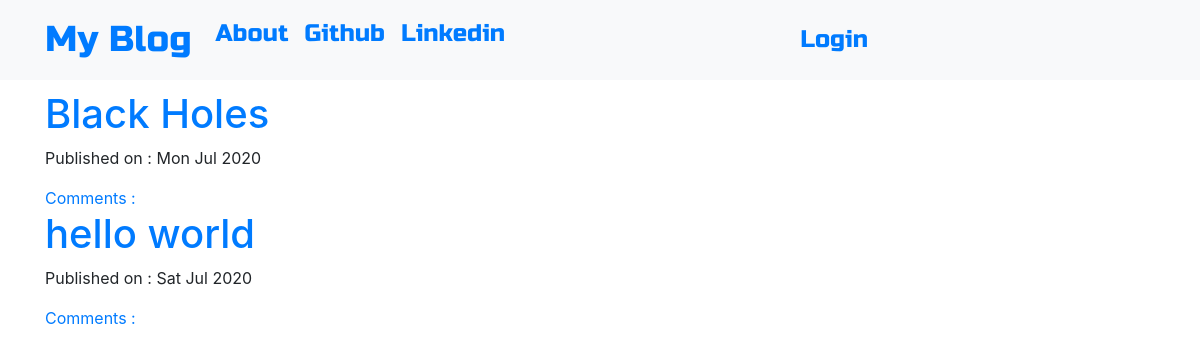
The page / on the database its author committed.
### blog/models.py (models this page shows, shortened)
class Post(models.Model):
    author=models.ForeignKey('auth.user',on_delete=models.CASCADE)
    title=models.CharField(max_length=200)
    text=models.TextField()
    create_date=models.DateTimeField(default=timezone.now())
    published_date=models.DateTimeField(blank=True,null=True)

### blog/views.py (the view)
# urls.py: path('',views.PostListView.as_view(),name='post_list'),
class PostListView(ListView):
    model=Post
    def get_queryset(self):
        return Post.objects.filter(published_date__lte=timezone.now()).order_by('-published_date')

### blog/templates/blog/post_list.html
{% extends 'blog/base.html' %}
{% block body_block %}
<div class="centerstage">
  {% for post in post_list %}
   <div class="post">
     <h1><a href="{% url 'post_detail' pk=post.pk %}">{{ post.title }} </a></h1>
     <div class="date">
       <p>Published on : {{ post.published_date|date:"D M Y"}}</p>
     </div>
     <a href="{% url "post_detail" pk=post.pk %}">Comments : {{ post.approved_comments.count }}</a>
   </div>
  {% endfor %}
</div>
{% endblock %}

### blog/static/css/blog.css (style rules this page uses)
.centerstage { margin-left: auto; margin-right: auto; }
.loader { filter:hue-rotate(0deg); color:linear-gradient(45deg,#0f8,#08f); animation:hue 10000ms infinite linear; }

### rows shown on the page
Post: title "Black Holes", published_date "Mon Jul 2020"
Post: title "hello world", published_date "Sat Jul 2020"
